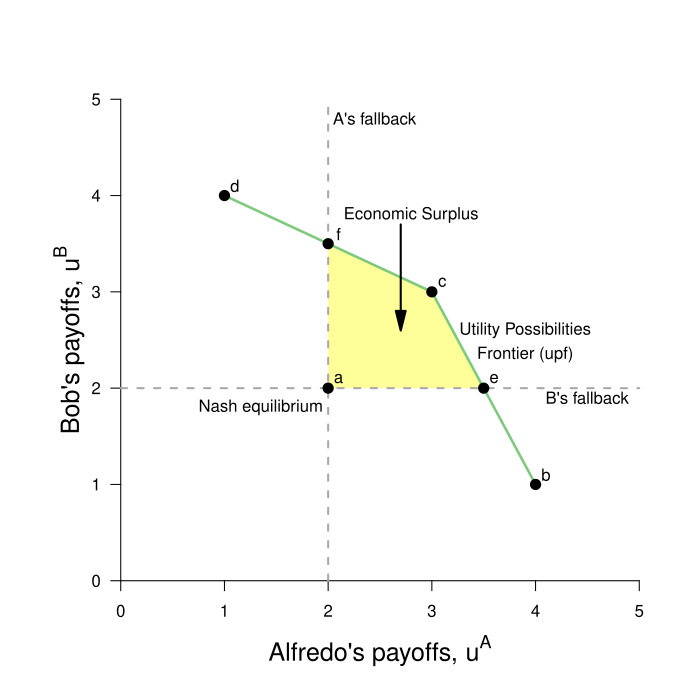

The R source for this figure:
require(ggplot2)
require(shape)
pdf(file = "society/society_fig2.pdf", width = 7, height = 7)

#Set parameters for graphics
axislabelsize <- 1.5
par(mar =  c(5, 5, 4, 2))
xlims <- c(0, 5)
ylims <- c(0, 5)

COL <- c("#7fc97f", "#beaed4", "#fdc086", "#ffff99", "#386cb0", "#f0027f", "#bf5b17", "#666666")
COLA <- c("#99d8c9","#66c2a4","#41ae76", "#238b45", "#005824")
COLB <- c("#4eb3d3", "#2b8cbe", "#0868ac","#084081")

axislabelsize <- 1.5
graphlinewidth <- 2.5
segmentlinewidth <- 2

#Plot command 
plot(0, 0, xlim = xlims, ylim = ylims, type = "n",
     xlab = "",
     ylab = "",
     xaxt = "n", yaxt = "n", cex.lab = axislabelsize, bty = "n")

mtext(expression(paste("Alfredo's payoffs, ", u^A)), side=1, line = 2.5, cex = axislabelsize)
text(-0.5, 0.5*ylims[2], expression(paste("Bob's payoffs, ", u^B)), xpd = TRUE, cex = axislabelsize, srt = 90) 


#Customize ticks and labels for the plot
ticksy <- seq(0, 5, 1)
ylabels <- seq(0, 5, 1)
ticksx <- seq(0, 5, 1)
xlabels <- seq(0, 5, 1)
axis(1, at = ticksx, pos = 0, labels = xlabels)
axis(2, at = ticksy, pos = 0, labels = ylabels, las = 1)

#Rent polygon
xrent <- c(2, 3, 3.5, 2)
yrent <- c(3.5, 3, 2, 2)
polygon(xrent, yrent, col=COL[4], density=NULL, border = NA)


#Lines for the coordinates of the Nash equilbrium
segments(1, 4, 3, 3, lty = 1, col = "#7fc97f", lwd = graphlinewidth)
segments(3, 3, 4, 1, lty = 1, col = "#7fc97f", lwd = graphlinewidth)

#Lines for Fallback positions
segments(0, 2, 5, 2, lty = 2, col = "darkgrey", lwd = segmentlinewidth)
text(4.5, 1.9, expression(paste("B's fallback")))
segments(2, 0, 2, 5, lty = 2, col = "darkgrey", lwd = segmentlinewidth)
text(2.45, 4.8, expression(paste("A's fallback")))

#Add points a, b, c and c
points(1, 4, pch = 16, col = "black", cex = 1.5)
text(1.1, 4.1, expression(paste("d")))
points(3, 3, pch = 16, col = "black", cex = 1.5)
text(3.1, 3.1, expression(paste("c")))
points(4, 1, pch = 16, col = "black", cex = 1.5)
text(4.1, 1.1, expression(paste("b")))
points(2, 2, pch = 16, col = "black", cex = 1.5)
text(2.1, 2.1, expression(paste("a")))
points(3.5, 2, pch = 16, col = "black", cex = 1.5)
text(3.6, 2.1, expression(paste("e")))
points(2, 3.5, pch = 16, col = "black", cex = 1.5)
text(2.1, 3.6, expression(paste("f")))
text(1.35, 1.8, expression(paste("Nash equilibrium")))

#Label utility possibilities frontier
text(3.9, 2.6, expression(paste("Utility Possibilities")))
text(3.9, 2.35, expression(paste("Frontier (upf)")))


#Arrows and economic rent label
Arrows(2.7, 3.7, 2.7, 2.7, col = "black", lty = 1, lwd = 2, arr.type = "triangle")
text(2.8, 3.8,  expression(paste("Economic Surplus")))

dev.off()
